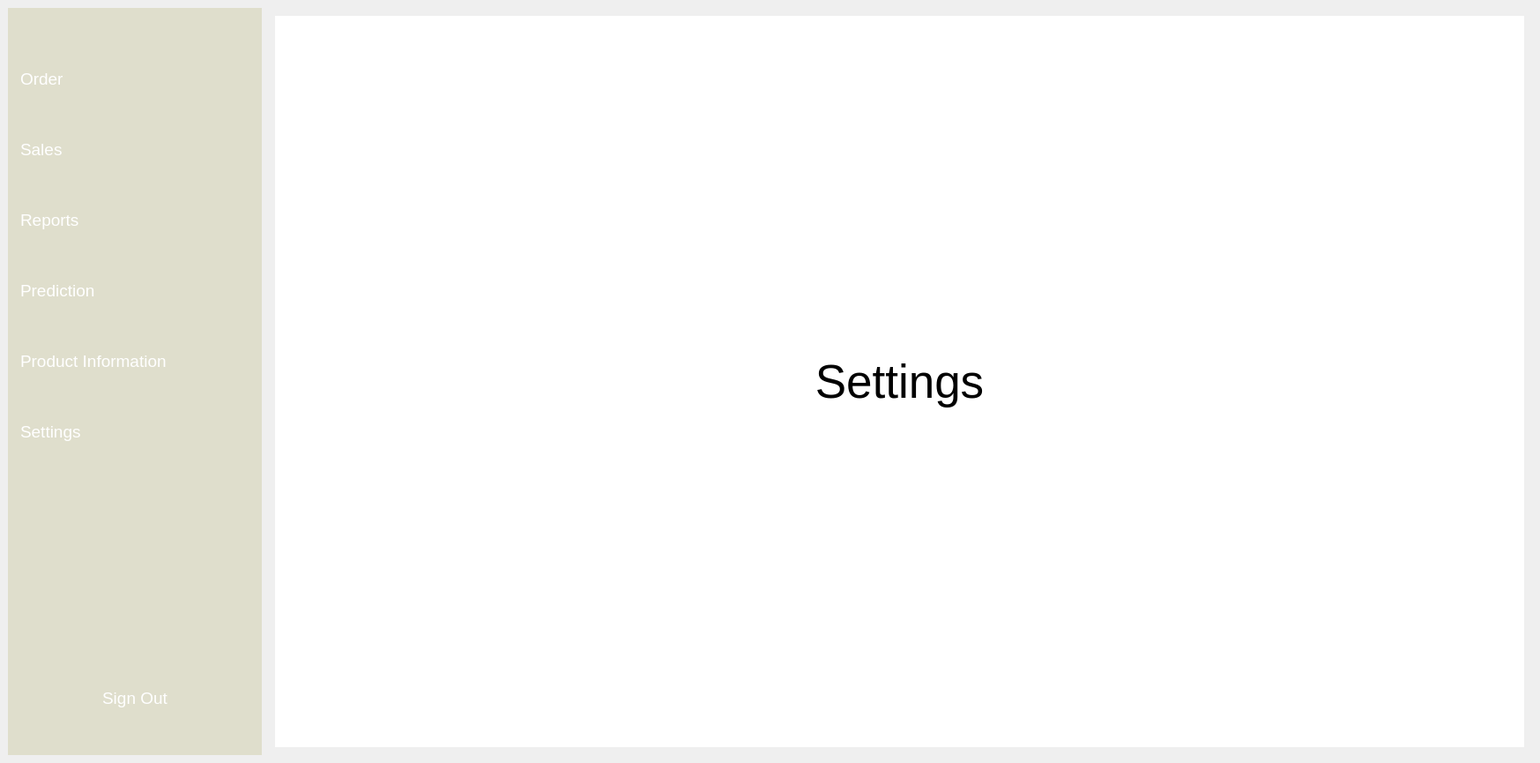
<?xml version="1.0" encoding="UTF-8"?>
<ui version="4.0">
 <class>MainWindow</class>
 <widget class="QMainWindow" name="MainWindow">
  <property name="geometry">
   <rect>
    <x>0</x>
    <y>0</y>
    <width>1747</width>
    <height>865</height>
   </rect>
  </property>
  <property name="windowTitle">
   <string>MainWindow</string>
  </property>
  <widget class="QWidget" name="centralwidget">
   <layout class="QGridLayout" name="gridLayout">
    <item row="0" column="0">
     <widget class="QWidget" name="icon_namewidget" native="true">
      <property name="enabled">
       <bool>true</bool>
      </property>
      <property name="minimumSize">
       <size>
        <width>0</width>
        <height>270</height>
       </size>
      </property>
      <property name="styleSheet">
       <string notr="true">QWidget{
	background-color: rgb(223, 222, 204)
}

</string>
      </property>
      <layout class="QVBoxLayout" name="verticalLayout">
       <item>
        <layout class="QVBoxLayout" name="verticalLayout_2">
         <property name="spacing">
          <number>40</number>
         </property>
         <property name="leftMargin">
          <number>5</number>
         </property>
         <property name="topMargin">
          <number>15</number>
         </property>
         <property name="rightMargin">
          <number>15</number>
         </property>
         <property name="bottomMargin">
          <number>20</number>
         </property>
         <item>
          <widget class="QPushButton" name="ordermenu_button">
           <property name="font">
            <font>
             <pointsize>14</pointsize>
            </font>
           </property>
           <property name="styleSheet">
            <string notr="true">QPushButton {
	color: white;
	text-align: left;
	height:40px;
	border: none;
	border-radius: 10px
}

QPushButton:checked {
	background-color: #F5FAFE;
	color: rgb(223, 222, 204);
	font-weight: bold;
}</string>
           </property>
           <property name="text">
            <string>Order</string>
           </property>
           <property name="checkable">
            <bool>true</bool>
           </property>
           <property name="autoExclusive">
            <bool>true</bool>
           </property>
          </widget>
         </item>
         <item>
          <widget class="QPushButton" name="salesmenu_button">
           <property name="font">
            <font>
             <pointsize>14</pointsize>
            </font>
           </property>
           <property name="styleSheet">
            <string notr="true">QPushButton {
	color: white;
	text-align: left;
	height:40px;
	border: none;
	border-radius: 10px
}

QPushButton:checked {
	background-color: #F5FAFE;
	color: rgb(223, 222, 204);
	font-weight: bold;
}</string>
           </property>
           <property name="text">
            <string>Sales</string>
           </property>
           <property name="checkable">
            <bool>true</bool>
           </property>
           <property name="autoExclusive">
            <bool>true</bool>
           </property>
          </widget>
         </item>
         <item>
          <widget class="QPushButton" name="reportsmenu_button">
           <property name="font">
            <font>
             <pointsize>14</pointsize>
            </font>
           </property>
           <property name="styleSheet">
            <string notr="true">QPushButton {
	color: white;
	text-align: left;
	height:40px;
	border: none;
	border-radius: 10px
}

QPushButton:checked {
	background-color: #F5FAFE;
	color: rgb(223, 222, 204);
	font-weight: bold;
}</string>
           </property>
           <property name="text">
            <string>Reports</string>
           </property>
           <property name="checkable">
            <bool>true</bool>
           </property>
           <property name="autoExclusive">
            <bool>true</bool>
           </property>
          </widget>
         </item>
         <item>
          <widget class="QPushButton" name="predictionmenu_button">
           <property name="font">
            <font>
             <pointsize>14</pointsize>
            </font>
           </property>
           <property name="styleSheet">
            <string notr="true">QPushButton {
	color: white;
	text-align: left;
	height:40px;
	border: none;
	border-radius: 10px
}

QPushButton:checked {
	background-color: #F5FAFE;
	color: rgb(223, 222, 204);
	font-weight: bold;
}</string>
           </property>
           <property name="text">
            <string>Prediction</string>
           </property>
           <property name="checkable">
            <bool>true</bool>
           </property>
           <property name="autoExclusive">
            <bool>true</bool>
           </property>
          </widget>
         </item>
         <item>
          <widget class="QPushButton" name="productinformationmenu_button">
           <property name="minimumSize">
            <size>
             <width>250</width>
             <height>0</height>
            </size>
           </property>
           <property name="font">
            <font>
             <pointsize>14</pointsize>
             <kerning>true</kerning>
            </font>
           </property>
           <property name="styleSheet">
            <string notr="true">QPushButton {
	color: white;
	text-align: left;
	height:40px;
	border: none;
	border-radius: 10px
}

QPushButton:checked {
	background-color: #F5FAFE;
	color: rgb(223, 222, 204);
	font-weight: bold;
}</string>
           </property>
           <property name="text">
            <string>Product Information</string>
           </property>
           <property name="checkable">
            <bool>true</bool>
           </property>
           <property name="autoExclusive">
            <bool>true</bool>
           </property>
          </widget>
         </item>
         <item>
          <widget class="QPushButton" name="settingsmenu_button">
           <property name="font">
            <font>
             <pointsize>14</pointsize>
            </font>
           </property>
           <property name="styleSheet">
            <string notr="true">QPushButton {
	color: white;
	text-align: left;
	height:40px;
	border: none;
	border-radius: 10px
}

QPushButton:checked {
	background-color: #F5FAFE;
	color: rgb(223, 222, 204);
	font-weight: bold;
}</string>
           </property>
           <property name="text">
            <string>Settings</string>
           </property>
           <property name="checkable">
            <bool>true</bool>
           </property>
           <property name="autoExclusive">
            <bool>true</bool>
           </property>
          </widget>
         </item>
        </layout>
       </item>
       <item>
        <spacer name="verticalSpacer_2">
         <property name="orientation">
          <enum>Qt::Vertical</enum>
         </property>
         <property name="sizeType">
          <enum>QSizePolicy::Fixed</enum>
         </property>
         <property name="sizeHint" stdset="0">
          <size>
           <width>20</width>
           <height>200</height>
          </size>
         </property>
        </spacer>
       </item>
       <item>
        <widget class="QPushButton" name="sign_out_button">
         <property name="font">
          <font>
           <pointsize>14</pointsize>
          </font>
         </property>
         <property name="styleSheet">
          <string notr="true">QPushButton {
	color: white;
	height:40px;
	border: none;
}

QPushButton:checked {
	background-color: #F5FAFE;
	color: #1F95EF;
	font-weight: bold;
}</string>
         </property>
         <property name="text">
          <string>Sign Out</string>
         </property>
        </widget>
       </item>
      </layout>
     </widget>
    </item>
    <item row="0" column="1">
     <widget class="QWidget" name="MenuDisplay" native="true">
      <layout class="QVBoxLayout" name="verticalLayout_6">
       <item>
        <widget class="QStackedWidget" name="stackedWidget">
         <property name="minimumSize">
          <size>
           <width>270</width>
           <height>0</height>
          </size>
         </property>
         <property name="styleSheet">
          <string notr="true">background-color: rgb(255,255,255)</string>
         </property>
         <property name="currentIndex">
          <number>6</number>
         </property>
         <widget class="QWidget" name="welcomepage">
          <layout class="QGridLayout" name="gridLayout_2">
           <item row="0" column="0">
            <widget class="QLabel" name="label_9">
             <property name="minimumSize">
              <size>
               <width>771</width>
               <height>91</height>
              </size>
             </property>
             <property name="maximumSize">
              <size>
               <width>771</width>
               <height>91</height>
              </size>
             </property>
             <property name="font">
              <font>
               <pointsize>40</pointsize>
              </font>
             </property>
             <property name="text">
              <string>Welcome</string>
             </property>
             <property name="alignment">
              <set>Qt::AlignCenter</set>
             </property>
            </widget>
           </item>
          </layout>
         </widget>
         <widget class="QWidget" name="product_informationpage">
          <layout class="QGridLayout" name="gridLayout_3">
           <item row="0" column="0">
            <widget class="QLabel" name="label_4">
             <property name="minimumSize">
              <size>
               <width>771</width>
               <height>91</height>
              </size>
             </property>
             <property name="maximumSize">
              <size>
               <width>771</width>
               <height>91</height>
              </size>
             </property>
             <property name="font">
              <font>
               <pointsize>40</pointsize>
              </font>
             </property>
             <property name="text">
              <string>PRODUCT INFORMATION</string>
             </property>
            </widget>
           </item>
          </layout>
         </widget>
         <widget class="QWidget" name="order_page">
          <layout class="QGridLayout" name="gridLayout_4">
           <item row="0" column="0">
            <widget class="QLabel" name="label_5">
             <property name="minimumSize">
              <size>
               <width>771</width>
               <height>91</height>
              </size>
             </property>
             <property name="maximumSize">
              <size>
               <width>771</width>
               <height>91</height>
              </size>
             </property>
             <property name="font">
              <font>
               <pointsize>40</pointsize>
              </font>
             </property>
             <property name="text">
              <string>Order</string>
             </property>
            </widget>
           </item>
          </layout>
         </widget>
         <widget class="QWidget" name="sales_page">
          <layout class="QGridLayout" name="gridLayout_5">
           <item row="0" column="0">
            <widget class="QLabel" name="label_6">
             <property name="minimumSize">
              <size>
               <width>771</width>
               <height>91</height>
              </size>
             </property>
             <property name="maximumSize">
              <size>
               <width>771</width>
               <height>91</height>
              </size>
             </property>
             <property name="font">
              <font>
               <pointsize>40</pointsize>
              </font>
             </property>
             <property name="text">
              <string>Sales</string>
             </property>
             <property name="alignment">
              <set>Qt::AlignCenter</set>
             </property>
            </widget>
           </item>
          </layout>
         </widget>
         <widget class="QWidget" name="reports_page">
          <layout class="QGridLayout" name="gridLayout_6">
           <item row="0" column="0">
            <widget class="QLabel" name="label_7">
             <property name="minimumSize">
              <size>
               <width>771</width>
               <height>91</height>
              </size>
             </property>
             <property name="maximumSize">
              <size>
               <width>771</width>
               <height>91</height>
              </size>
             </property>
             <property name="font">
              <font>
               <pointsize>40</pointsize>
              </font>
             </property>
             <property name="text">
              <string>Reports</string>
             </property>
             <property name="alignment">
              <set>Qt::AlignCenter</set>
             </property>
            </widget>
           </item>
          </layout>
         </widget>
         <widget class="QWidget" name="prediction_page">
          <layout class="QGridLayout" name="gridLayout_7">
           <item row="0" column="0">
            <widget class="QLabel" name="label_8">
             <property name="minimumSize">
              <size>
               <width>771</width>
               <height>91</height>
              </size>
             </property>
             <property name="maximumSize">
              <size>
               <width>771</width>
               <height>91</height>
              </size>
             </property>
             <property name="font">
              <font>
               <pointsize>40</pointsize>
              </font>
             </property>
             <property name="text">
              <string>Prediciton</string>
             </property>
             <property name="alignment">
              <set>Qt::AlignCenter</set>
             </property>
            </widget>
           </item>
          </layout>
         </widget>
         <widget class="QWidget" name="settings_page">
          <layout class="QGridLayout" name="gridLayout_8">
           <item row="0" column="0">
            <widget class="QLabel" name="label_10">
             <property name="minimumSize">
              <size>
               <width>771</width>
               <height>91</height>
              </size>
             </property>
             <property name="maximumSize">
              <size>
               <width>771</width>
               <height>91</height>
              </size>
             </property>
             <property name="font">
              <font>
               <pointsize>40</pointsize>
              </font>
             </property>
             <property name="text">
              <string>Settings</string>
             </property>
             <property name="alignment">
              <set>Qt::AlignCenter</set>
             </property>
            </widget>
           </item>
          </layout>
         </widget>
        </widget>
       </item>
      </layout>
     </widget>
    </item>
   </layout>
  </widget>
 </widget>
 <resources>
  <include location="test.qrc"/>
 </resources>
 <connections/>
</ui>
